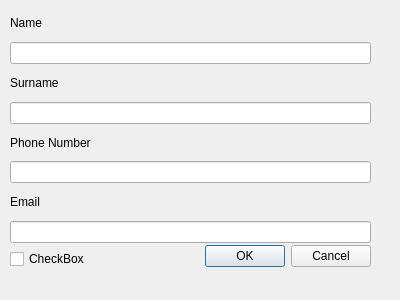
<?xml version="1.0" encoding="UTF-8"?>
<ui version="4.0">
 <class>Dialog</class>
 <widget class="QDialog" name="Dialog">
  <property name="geometry">
   <rect>
    <x>0</x>
    <y>0</y>
    <width>400</width>
    <height>300</height>
   </rect>
  </property>
  <property name="windowTitle">
   <string>Dialog</string>
  </property>
  <widget class="QDialogButtonBox" name="buttonBox">
   <property name="geometry">
    <rect>
     <x>30</x>
     <y>240</y>
     <width>341</width>
     <height>32</height>
    </rect>
   </property>
   <property name="orientation">
    <enum>Qt::Orientation::Horizontal</enum>
   </property>
   <property name="standardButtons">
    <set>QDialogButtonBox::StandardButton::Cancel|QDialogButtonBox::StandardButton::Ok</set>
   </property>
  </widget>
  <widget class="QWidget" name="verticalLayoutWidget">
   <property name="geometry">
    <rect>
     <x>10</x>
     <y>10</y>
     <width>361</width>
     <height>259</height>
    </rect>
   </property>
   <layout class="QVBoxLayout" name="verticalLayout">
    <item>
     <widget class="QLabel" name="label">
      <property name="text">
       <string>Name</string>
      </property>
     </widget>
    </item>
    <item>
     <widget class="QLineEdit" name="lineEdit"/>
    </item>
    <item>
     <widget class="QLabel" name="label_2">
      <property name="text">
       <string>Surname</string>
      </property>
     </widget>
    </item>
    <item>
     <widget class="QLineEdit" name="lineEdit_2"/>
    </item>
    <item>
     <widget class="QLabel" name="label_3">
      <property name="text">
       <string>Phone Number</string>
      </property>
     </widget>
    </item>
    <item>
     <widget class="QLineEdit" name="lineEdit_3"/>
    </item>
    <item>
     <widget class="QLabel" name="label_4">
      <property name="text">
       <string>Email</string>
      </property>
     </widget>
    </item>
    <item>
     <widget class="QLineEdit" name="lineEdit_4"/>
    </item>
    <item>
     <widget class="QCheckBox" name="checkBox">
      <property name="text">
       <string>CheckBox</string>
      </property>
     </widget>
    </item>
   </layout>
  </widget>
 </widget>
 <resources/>
 <connections>
  <connection>
   <sender>buttonBox</sender>
   <signal>accepted()</signal>
   <receiver>Dialog</receiver>
   <slot>accept()</slot>
   <hints>
    <hint type="sourcelabel">
     <x>248</x>
     <y>254</y>
    </hint>
    <hint type="destinationlabel">
     <x>157</x>
     <y>274</y>
    </hint>
   </hints>
  </connection>
  <connection>
   <sender>buttonBox</sender>
   <signal>rejected()</signal>
   <receiver>Dialog</receiver>
   <slot>reject()</slot>
   <hints>
    <hint type="sourcelabel">
     <x>316</x>
     <y>260</y>
    </hint>
    <hint type="destinationlabel">
     <x>286</x>
     <y>274</y>
    </hint>
   </hints>
  </connection>
 </connections>
</ui>
